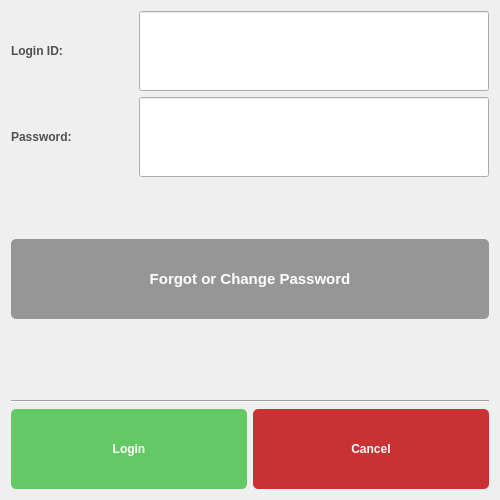
<?xml version="1.0" encoding="UTF-8"?>
<ui version="4.0">
 <class>SettingsMenuForm</class>
 <widget class="QWidget" name="SettingsMenuForm">
  <property name="geometry">
   <rect>
    <x>0</x>
    <y>0</y>
    <width>500</width>
    <height>500</height>
   </rect>
  </property>
  <property name="windowTitle">
   <string>Login Panel</string>
  </property>
  <layout class="QVBoxLayout" name="verticalLayout_2">
   <item>
    <layout class="QHBoxLayout" name="horizontalLayout">
     <item>
      <widget class="QLabel" name="label">
       <property name="styleSheet">
        <string notr="true">QLabel{
color:rgb(80, 80, 80);
font: 9pt &quot;Segoe UI&quot;;
font: bold;
}
</string>
       </property>
       <property name="text">
        <string>Login ID:</string>
       </property>
      </widget>
     </item>
     <item>
      <spacer name="horizontalSpacer">
       <property name="orientation">
        <enum>Qt::Horizontal</enum>
       </property>
       <property name="sizeHint" stdset="0">
        <size>
         <width>40</width>
         <height>20</height>
        </size>
       </property>
      </spacer>
     </item>
     <item>
      <widget class="QLineEdit" name="lineLoginPanel_LoginID">
       <property name="minimumSize">
        <size>
         <width>350</width>
         <height>80</height>
        </size>
       </property>
       <property name="font">
        <font>
         <pointsize>14</pointsize>
        </font>
       </property>
      </widget>
     </item>
    </layout>
   </item>
   <item>
    <layout class="QHBoxLayout" name="horizontalLayout_2">
     <item>
      <widget class="QLabel" name="label_2">
       <property name="styleSheet">
        <string notr="true">QLabel{
color:rgb(80, 80, 80);
font: 9pt &quot;Segoe UI&quot;;
font: bold;
}
</string>
       </property>
       <property name="text">
        <string>Password:</string>
       </property>
      </widget>
     </item>
     <item>
      <spacer name="horizontalSpacer_2">
       <property name="orientation">
        <enum>Qt::Horizontal</enum>
       </property>
       <property name="sizeHint" stdset="0">
        <size>
         <width>40</width>
         <height>20</height>
        </size>
       </property>
      </spacer>
     </item>
     <item>
      <widget class="QLineEdit" name="lineLoginPanel_Password">
       <property name="minimumSize">
        <size>
         <width>350</width>
         <height>80</height>
        </size>
       </property>
       <property name="font">
        <font>
         <pointsize>14</pointsize>
        </font>
       </property>
       <property name="text">
        <string/>
       </property>
       <property name="echoMode">
        <enum>QLineEdit::Password</enum>
       </property>
       <property name="placeholderText">
        <string/>
       </property>
      </widget>
     </item>
    </layout>
   </item>
   <item>
    <layout class="QVBoxLayout" name="verticalLayout">
     <item>
      <spacer name="verticalSpacer">
       <property name="orientation">
        <enum>Qt::Vertical</enum>
       </property>
       <property name="sizeHint" stdset="0">
        <size>
         <width>20</width>
         <height>40</height>
        </size>
       </property>
      </spacer>
     </item>
     <item>
      <widget class="QPushButton" name="buttonLoginPanel_ForgotPassword">
       <property name="minimumSize">
        <size>
         <width>0</width>
         <height>80</height>
        </size>
       </property>
       <property name="font">
        <font>
         <family>Segoe UI</family>
         <pointsize>11</pointsize>
         <weight>75</weight>
         <italic>false</italic>
         <bold>true</bold>
        </font>
       </property>
       <property name="styleSheet">
        <string notr="true">QPushButton{	
background-color : rgb(150, 150, 150);
color:rgb(255, 255, 255);
font: 11pt &quot;Segoe UI&quot;;
font: bold;
border-radius: 5px;}

QPushButton::pressed{background-color :rgb(50, 50,50);}</string>
       </property>
       <property name="text">
        <string>Forgot or Change Password</string>
       </property>
      </widget>
     </item>
     <item>
      <spacer name="verticalSpacer_2">
       <property name="orientation">
        <enum>Qt::Vertical</enum>
       </property>
       <property name="sizeHint" stdset="0">
        <size>
         <width>20</width>
         <height>40</height>
        </size>
       </property>
      </spacer>
     </item>
    </layout>
   </item>
   <item>
    <widget class="QLabel" name="wrong_password">
     <property name="minimumSize">
      <size>
       <width>84</width>
       <height>13</height>
      </size>
     </property>
     <property name="styleSheet">
      <string notr="true"/>
     </property>
     <property name="lineWidth">
      <number>1</number>
     </property>
     <property name="midLineWidth">
      <number>-1</number>
     </property>
     <property name="text">
      <string/>
     </property>
    </widget>
   </item>
   <item>
    <widget class="Line" name="line">
     <property name="orientation">
      <enum>Qt::Horizontal</enum>
     </property>
    </widget>
   </item>
   <item>
    <layout class="QHBoxLayout" name="horizontalLayout_3">
     <item>
      <widget class="QPushButton" name="buttonLoginPanel_OK">
       <property name="minimumSize">
        <size>
         <width>0</width>
         <height>80</height>
        </size>
       </property>
       <property name="styleSheet">
        <string notr="true">QPushButton{	
background-color : rgb(100, 200, 100);
color:rgb(255, 255, 255);
font: 11pt &quot;Segoe UI&quot;;
font: bold;
border-radius: 5px;}

QPushButton::pressed{background-color :rgb(50, 50,50);}</string>
       </property>
       <property name="text">
        <string>Login</string>
       </property>
      </widget>
     </item>
     <item>
      <widget class="QPushButton" name="buttonLoginPanel_Cancel">
       <property name="minimumSize">
        <size>
         <width>0</width>
         <height>80</height>
        </size>
       </property>
       <property name="styleSheet">
        <string notr="true">QPushButton{	
background-color : rgb(200, 50, 50);
color:rgb(255, 255, 255);
font: 11pt &quot;Segoe UI&quot;;
font: bold;
border-radius: 5px;}

QPushButton::pressed{background-color :rgb(50, 50,50);}</string>
       </property>
       <property name="text">
        <string>Cancel</string>
       </property>
      </widget>
     </item>
    </layout>
   </item>
  </layout>
 </widget>
 <resources/>
 <connections/>
</ui>
